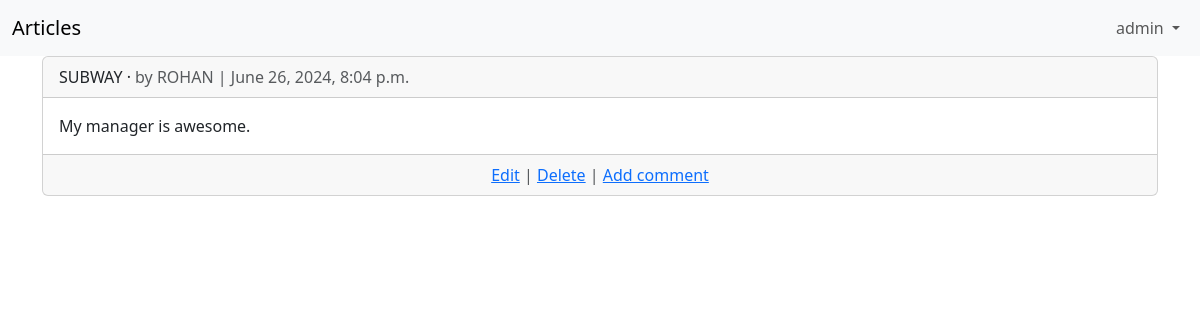
The app's page /articles/5/ (signed in) with its own data.
### users/models.py (models this page shows)
class CustomUser(AbstractUser):
    email = models.EmailField(null=False)
    age = models.PositiveIntegerField(null=True)

### articles/models.py (models this page shows, shortened)
class Article(models.Model):
    title = models.CharField(max_length=255)
    body = models.TextField()
    date = models.DateTimeField(auto_now_add=True)
    author = models.ForeignKey(
        get_user_model(),
        on_delete= models.CASCADE,
    )

### articles/views.py (the view)
# urls.py: path('<int:pk>/', ArticleDetailView.as_view(),name='article_detail'),
class ArticleDetailView(LoginRequiredMixin,DetailView):
    model = Article
    template_name ='article_detail.html'
    success_url = reverse_lazy('article_list')
    login_url = 'login'

### templates/article_detail.html
{% extends 'base.html' %}
{% block content %}
<div class="card">
<div class="card-header">
<span class="font-weight-bold">{{ object.title }}</span> &middot;
<span class="text-muted">by {{ object.author }} |
{{ object.date }}</span>
</div>
<div class="card-body">
{{ object.body }}
</div>
<div class="card-footer text-center text-muted">
    <a href="{% url 'article_edit' article.pk %}">Edit</a> | <a href="{% url 'article_delete' article.pk %}">Delete</a> |
    <a href = "{% url 'article_comment' article.pk %}">Add comment</a>
    </div>
{%endblock%}

### templates/base.html (shortened to what this page needs)
<html>
    <head>
        <link href="https://cdn.jsdelivr.net/npm/bootstrap@5.3.3/dist/css/bootstrap.min.css" rel="stylesheet">
    </head>
    <body>
        <nav class="navbar navbar-expand-lg navbar-light bg-light">
            <div class="container-fluid">
                <a class="navbar-brand" href="#">Articles</a>
                <div class="collapse navbar-collapse" id="navbarSupportedContent">
                    {% if user.is_authenticated %}
                    <ul class="navbar-nav ms-auto mb-2 mb-lg-0">
                        <li class="nav-item dropdown">
                            <a class="nav-link dropdown-toggle" href="#" role="button" data-bs-toggle="dropdown" aria-expanded="false">
                                {{ user.username }}
                            </a>
                        </li>
                    </ul>
                    {% endif %}
                </div>
            </div>
        </nav>
           <div class="container">
            {% block content %}
            {% endblock content %}
            </div>
    </body>
</html>

### records on screen
CustomUser: username "admin"
Article: title "SUBWAY", author "ROHAN", date "June 26, 2024, 8:04 p.m.", body "My manager is awesome."
